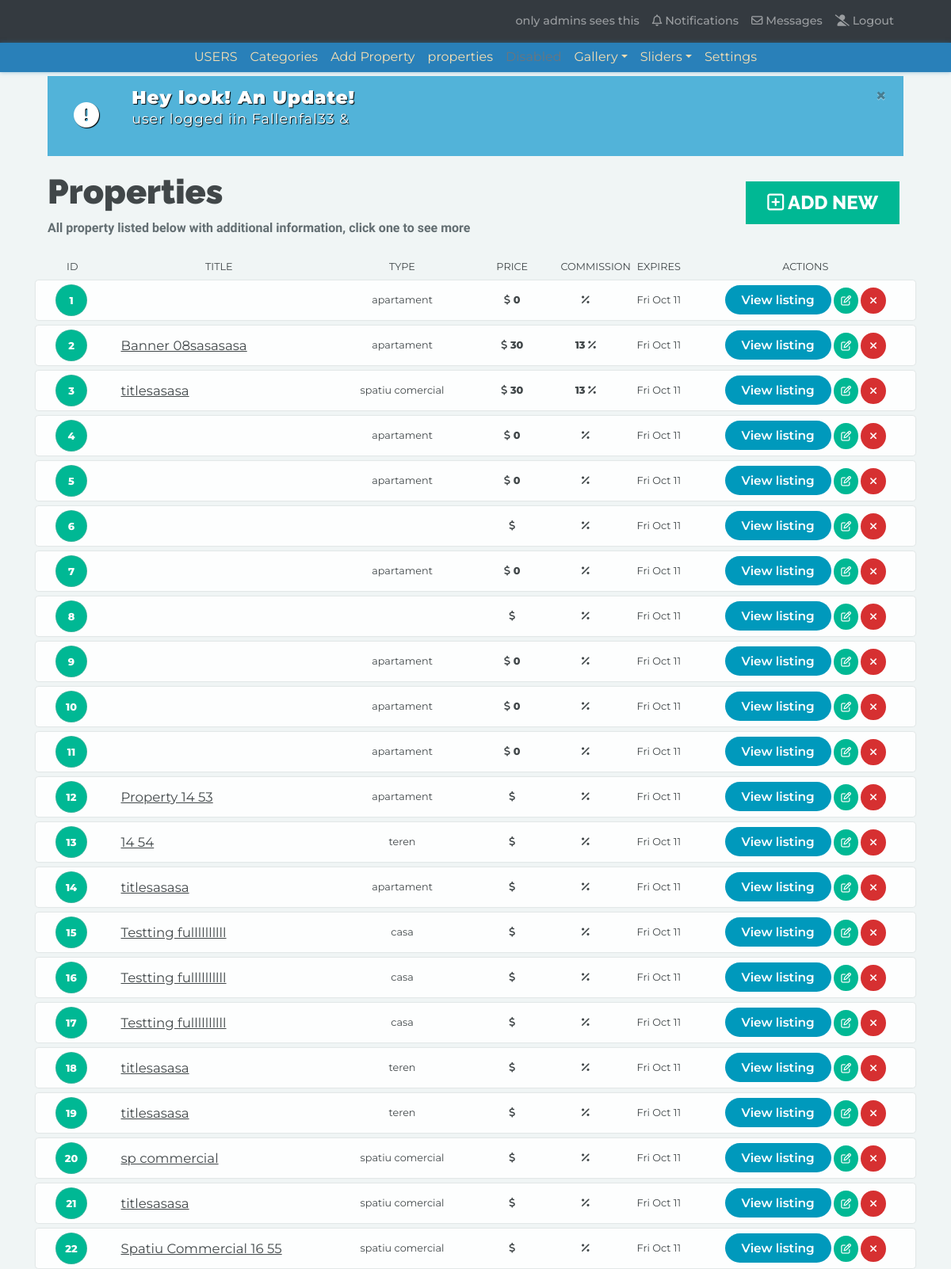
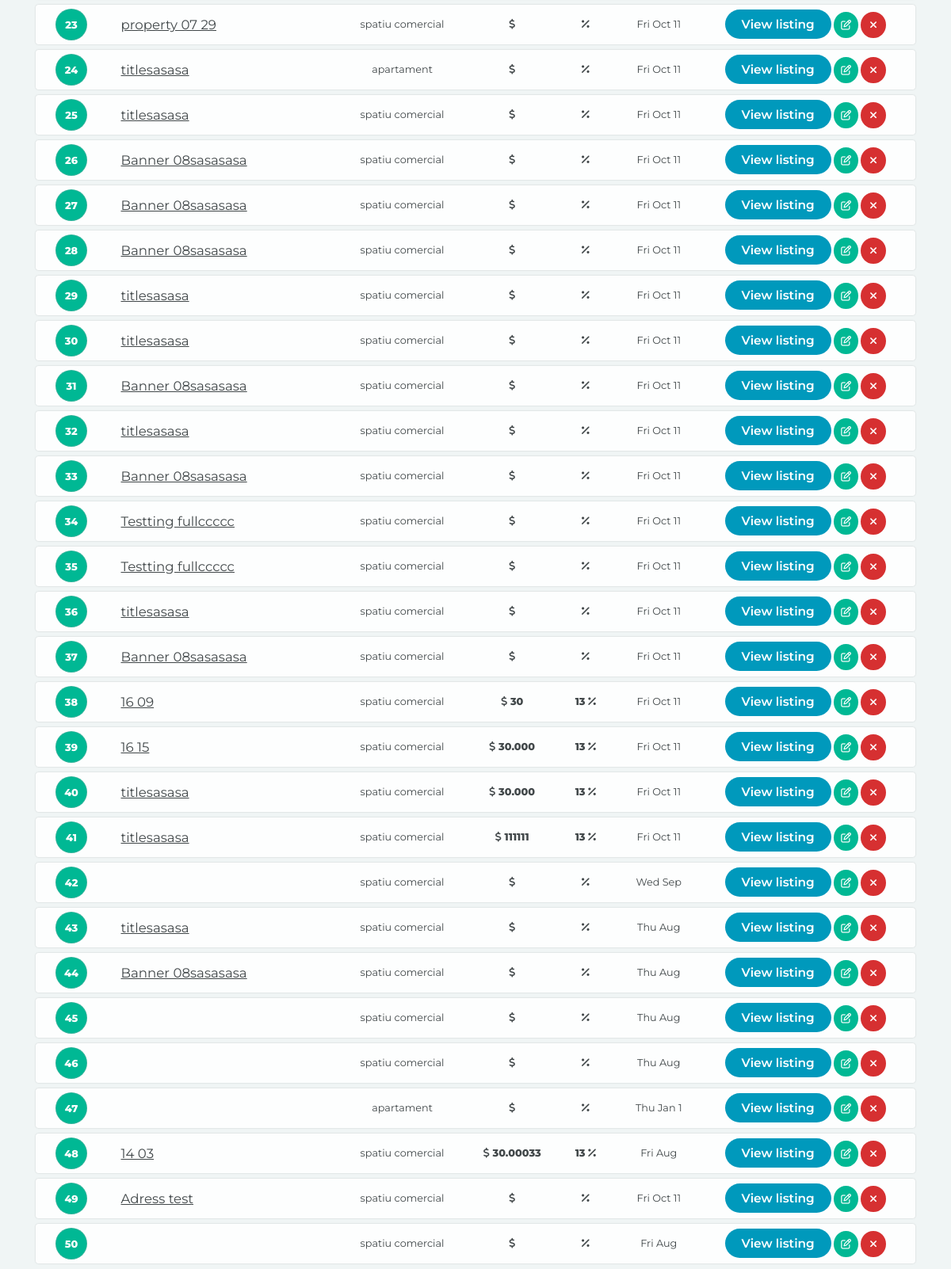
The page /admin/properties.php (signed in) on the database its author committed (2 pictures, top to bottom).
### tables this page shows
CREATE TABLE `properties` (
  `id` int(11) NOT NULL,
  `user_id` int(11) DEFAULT NULL,
  `category_id` int(11) DEFAULT NULL,
  `date_created` date DEFAULT NULL,
  `expiration` varchar(255) NOT NULL,
  `type` varchar(255) DEFAULT NULL,
  `transaction` varchar(255) DEFAULT NULL,
  `title` varchar(255) DEFAULT NULL,
  `rooms` tinyint(4) DEFAULT NULL,
  `partitions` varchar(255) DEFAULT NULL,
  `comfort` varchar(255) DEFAULT NULL,
  `floor` varchar(255) DEFAULT NULL,
  `surface` varchar(255) DEFAULT NULL,
  `price` varchar(255) DEFAULT NULL,
  `commission` varchar(255) NOT NULL,
  `address` varchar(255) DEFAULT NULL,
  `construction_year` varchar(255) DEFAULT NULL,
  `total_floors` varchar(255) DEFAULT NULL,
  `description` text,
  `contact_number` int(15) DEFAULT NULL,
  `orientation` varchar(255) DEFAULT NULL,
  `bathrooms` tinyint(4) DEFAULT NULL,
  `options` varchar(255) DEFAULT NULL,
  `field_type` varchar(255) DEFAULT NULL,
  `field_classification` varchar(255) DEFAULT NULL,
  `commercial_space` varchar(255) DEFAULT NULL
);

### admin/includes/Session.php (called while the page is built, shortened)
<?php
class Session {
    public $message;
    public function message($msg = ""){
        if(!empty($msg)) {
            $_SESSION['message'] = $msg;
        } else {
            return $this->message;
        }
    }
    private function checkMessage () {
        if(isset($_SESSION['message'])){
            $this->message = $_SESSION['message'];
        } else {
            $this->message = "";
        }
    }
    public function visitorCount(){
        if(isset($_SESSION['count'])){
            return $this->count = $_SESSION['count']++;
        } else {
            return $_SESSION['count'] = 1;
        }
    }
}
$session = new Session;
$session_message = $session->message();

### admin/includes/Database.php (called while the page is built, shortened)
<?php
class Database {
    public $connection;
    public function openDbConnection() {
        $this->connection = new mysqli(DB_HOST,DB_USER,DB_PASS,DB_NAME);
    }
    public function query($sql){
        $result = $this->connection->query($sql);
        return $result;
    }
}
$database = new Database();

### admin/includes/Main_object.php (called while the page is built, shortened)
<?php
class Main_object {
    public static function findAll(){
        return static::findByQuery("SELECT * FROM " .static::$db_table . " ");
    }
    public static function findByQuery($sql){
        global $database;
        $result_set = $database->query($sql);
        $the_object_array = array();
        while($row = mysqli_fetch_array($result_set)) {
            $the_object_array[] = static::initiation($row);
        }
        return $the_object_array;
    }
    private function hasTheAtribute($property){
        return property_exists($this, $property);
    }
    public static function initiation($record){
        $the_object = new $calling_class;
        foreach ($record as $the_attribute => $value) {
            if($the_object->hasTheAtribute($the_attribute)) {
                $the_object->$the_attribute = $value;
            }
        }
        return $the_object;
    }
}

### admin/includes/Property.php (called while the page is built, shortened)
<?php
class Property extends Main_object {
    public function convertUnixTimeToDate($unix_time){
        return date("D M j G:i:s T Y", $unix_time);
    }
}

### admin/properties.php (the view, shortened to what this page needs)
<?php include("includes/header.php"); ?>
<?php include("includes/left-nav.php"); ?>
<?php include("includes/top-nav.php"); ?>
<?php
$properties = Property::findAll();
?>
<div class="container">
    <?php
    if(!empty($session_message)){
        echo "
        <div class=\"col-md-12\">
            <div class=\"alert alert-custom-session alert-dismissible fade show\" role=\"alert\">
                <div class=\"row\">
                    <div class=\"col-sm-1\">
                        <div class=\"session-icon\">
                            <i class=\"fas fa-exclamation-circle fa-2x\"></i>
                        </div>
                    </div>
                    <div class=\"col-sm-11\">
                        <div class=\"alert-session-text\">
                            <h1 >Hey look! An Update!</h1>
                            $session_message
                        </div>
                    </div>
                </div>
                <button type=\"button\" class=\"close\" data-dismiss=\"alert\" aria-label=\"Close\">
                    <span aria-hidden=\"true\">&times;</span>
                </button>
            </div>
        </div>
        ";
    }
    ?>
</div>
<div class="container">
    <div class="col">
        <div class="header-container">
            <h1>Properties</h1>
            <p>All property listed below with additional information, click one to see more</p>
            <a class="add-property" href="add_property.php" ><i class="far fa-plus-square"></i> Add New</a>
        </div>
    </div>
</div>
<div class="container">
    <div class="row">
        <div class="col-md-12">
            <div class="properties-title">
                <div class="col-md-1">ID</div>
                <div class="col-md-3">TITLE</div>
                <div class="col-md-2">TYPE</div>
                <div class="col-md-1">PRICE</div>
                <div class="col-md-1">COMMISSION</div>
                <div class="col-md-1">EXPIRES</div>
                <div class="col-md-3">ACTIONS</div>
            </div>
            <?php foreach ($properties as $property) { ?>
            <div class="properties-row">
                <div class="col-md-1">
                    <p class="property-id"><?php echo $property->id; ?></p>
                </div>
                <div class="col-md-3">
                    <p class="property-title"><?php echo $property->title; ?></p>
                </div>
                <div class="col-md-2">
                    <p class="property-type"><?php echo $property->type; ?></p>
                </div>
                <div class="col-md-1">
                    <p class="property-price">
                        <?php
                        if($property->type == 'rent'){
                            echo "<i class=\"fas fa-dollar-sign\"></i> $property->price /mp</p>";
                        } else {
                            echo "<i class=\"fas fa-dollar-sign\"></i> $property->price</p>";
                        }
                        ?>
                </div>
                <div class="col-md-1">
                    <p class="property-commission"><?php echo $property->commission; ?> <i class="fas fa-percent"></i> </p>
                </div>
                <div class="col-md-1">
                    <p class=""><?php echo $property->convertUnixTimeToDate($property->expiration)   ;?></p>
                </div>
                <div class="col-md-3">
                    <div class="property-action-buttons">
                        <a href="" class="property-button-view">View listing</a>
                        <a href="edit_property_type.php?id=<?php echo $property->id; ?>" class="property-button-edit"><i class="far fa-edit"></i></a>
                        <a href="delete_property.php?id=<?php echo $property->id; ?>" class="property-button-delete"><i class="fas fa-times"></i></a>
                    </div>
                </div>
            </div>
            <?php } ?>
        </div>
    </div>
</div>
<?php include("includes/footer.php"); ?>

### admin/includes/header.php (shortened to what this page needs)
<!doctype html>
<html lang="en">
<head>
    <link rel="stylesheet" href="../css/bootstrap.css">
    <link href="../css/awesome.css" rel="stylesheet">
</head>
<body>

### admin/includes/left-nav.php (shortened to what this page needs)
<nav class="navbar navbar-expand-lg navbar-dark bg-dark">
    <div class="collapse navbar-collapse justify-content-end" id="navbarText">
        <ul class="navbar-nav mx-5">
            <?php
            if($_SESSION['user_id']['role'] == "admin"){
                echo "<li class=\"nav-item\">
                <a class=\"nav-link\" href=\"#\">only admins sees this</a>
            </li>";
            }
            ?>
            <li class="nav-item">
                <a class="nav-link" href="#"><i class="far fa-bell"></i> Notifications</span></a>
            </li>
            <li class="nav-item">
                <a class="nav-link" href="#"><i class="far fa-envelope"></i> Messages</a>
            </li>
            <li class="nav-item">
                <a class="nav-link" href="logout.php"><i class="fas fa-user-slash"></i> Logout</a>
            </li>
        </ul>
    </div>
</nav>

### admin/includes/top-nav.php (shortened to what this page needs)
<nav class="navbar navbar-expand-lg sub-nav-bar justify-content-center ">
    <div class="collapse navbar-collapse justify-content-center " id="navbarNav">
        <ul class="navbar-nav ">
            <li class="nav-item">
                <a class="nav-link active" href="users.php">USERS</a>
            </li>
            <li class="nav-item">
                <a class="nav-link" href="categories.php">Categories</a>
            </li>
            <li class="nav-item">
                <a class="nav-link" href="add_property.php">Add Property</a>
            </li>
            <li class="nav-item">
                <a class="nav-link" href="properties.php">properties</a>
            </li>
            <li class="nav-item">
                <a class="nav-link disabled" href="#" tabindex="-1" aria-disabled="true">Disabled</a>
            </li>
            <li class="nav-item dropdown">
                <a class="nav-link dropdown-toggle" data-toggle="dropdown" href="#" role="button" aria-haspopup="true" aria-expanded="false">Gallery</a>
            </li>
            <li class="nav-item dropdown">
                <a class="nav-link dropdown-toggle" data-toggle="dropdown" href="#" role="button" aria-haspopup="true" aria-expanded="false">Sliders</a>
            </li>
            <li class="nav-item">
                <a class="nav-link" href="settings.php" tabindex="-1">Settings</a>
            </li>
        </ul>
    </div>
</nav>

### admin/includes/footer.php (shortened to what this page needs)
</body>

### rows shown on the page
properties: id "2", title "Banner 08sasasasa", type "apartament", price "30", commission "13", expiration "Fri Oct 11…"
properties: id "3", title "titlesasasa", type "spatiu comercial", price "30", commission "13", expiration "Fri Oct 11…"
properties: id "4", type "apartament", price "0", expiration "Fri Oct 11…"
properties: id "5", type "apartament", price "0", expiration "Fri Oct 11…"
properties: id "7", type "apartament", price "0", expiration "Fri Oct 11…"
properties: id "9", type "apartament", price "0", expiration "Fri Oct 11…"
properties: id "10", type "apartament", price "0", expiration "Fri Oct 11…"
properties: id "11", type "apartament", price "0", expiration "Fri Oct 11…"
properties: id "12", title "Property 14 53", type "apartament", expiration "Fri Oct 11…"
properties: id "13", title "14 54", type "teren", expiration "Fri Oct 11…"
properties: id "15", title "Testting fullllllllll", type "casa", expiration "Fri Oct 11…"
properties: id "16", title "Testting fullllllllll", type "casa", expiration "Fri Oct 11…"
properties: id "17", title "Testting fullllllllll", type "casa", expiration "Fri Oct 11…"
properties: id "18", title "titlesasasa", type "teren", expiration "Fri Oct 11…"
properties: id "19", title "titlesasasa", type "teren", expiration "Fri Oct 11…"
properties: id "20", title "sp commercial", type "spatiu comercial", expiration "Fri Oct 11…"
properties: id "21", title "titlesasasa", type "spatiu comercial", expiration "Fri Oct 11…"
properties: id "22", title "Spatiu Commercial 16 55", type "spatiu comercial", expiration "Fri Oct 11…"
properties: id "23", title "property 07 29", type "spatiu comercial", expiration "Fri Oct 11…"
properties: id "24", title "titlesasasa", type "apartament", expiration "Fri Oct 11…"
properties: id "25", title "titlesasasa", type "spatiu comercial", expiration "Fri Oct 11…"
properties: id "26", title "Banner 08sasasasa", type "spatiu comercial", expiration "Fri Oct 11…"
properties: id "27", title "Banner 08sasasasa", type "spatiu comercial", expiration "Fri Oct 11…"
properties: id "28", title "Banner 08sasasasa", type "spatiu comercial", expiration "Fri Oct 11…"
properties: id "29", title "titlesasasa", type "spatiu comercial", expiration "Fri Oct 11…"
properties: id "31", title "Banner 08sasasasa", type "spatiu comercial", expiration "Fri Oct 11…"
properties: id "32", title "titlesasasa", type "spatiu comercial", expiration "Fri Oct 11…"
properties: id "33", title "Banner 08sasasasa", type "spatiu comercial", expiration "Fri Oct 11…"
properties: id "34", title "Testting fullccccc", type "spatiu comercial", expiration "Fri Oct 11…"
properties: id "35", title "Testting fullccccc", type "spatiu comercial", expiration "Fri Oct 11…"
properties: id "36", title "titlesasasa", type "spatiu comercial", expiration "Fri Oct 11…"
properties: id "37", title "Banner 08sasasasa", type "spatiu comercial", expiration "Fri Oct 11…"
properties: id "38", title "16 09", type "spatiu comercial", price "30", commission "13", expiration "Fri Oct 11…"
properties: id "39", title "16 15", type "spatiu comercial", price "30.000", commission "13", expiration "Fri Oct 11…"
properties: id "40", title "titlesasasa", type "spatiu comercial", price "30.000", commission "13", expiration "Fri Oct 11…"
properties: id "41", title "titlesasasa", type "spatiu comercial", price "111111", commission "13", expiration "Fri Oct 11…"
properties: id "42", type "spatiu comercial", expiration "Wed Sep…"
properties: id "43", title "titlesasasa", type "spatiu comercial", expiration "Thu Aug…"
properties: id "44", title "Banner 08sasasasa", type "spatiu comercial", expiration "Thu Aug…"
properties: id "45", type "spatiu comercial", expiration "Thu Aug…"
properties: id "46", type "spatiu comercial", expiration "Thu Aug…"
properties: id "47", type "apartament", expiration "Thu Jan 1…"
properties: id "48", title "14 03", type "spatiu comercial", price "30.00033", commission "13", expiration "Fri Aug…"
properties: id "49", title "Adress test", type "spatiu comercial", expiration "Fri Oct 11…"
properties: id "50", type "spatiu comercial", expiration "Fri Aug…"

### other values the page prints
$session_message "user logged iin Fallenfal33 &"
$property->id "1"
$property->type "apartament"
$property->price "0"
$property->convertUnixTimeToDate($property->expiration) "Fri Oct 11…"
$property->id "6"
$property->id "8"
$property->id "14"
$property->title "titlesasasa"
$property->id "30"
$property->type "spatiu comercial"
